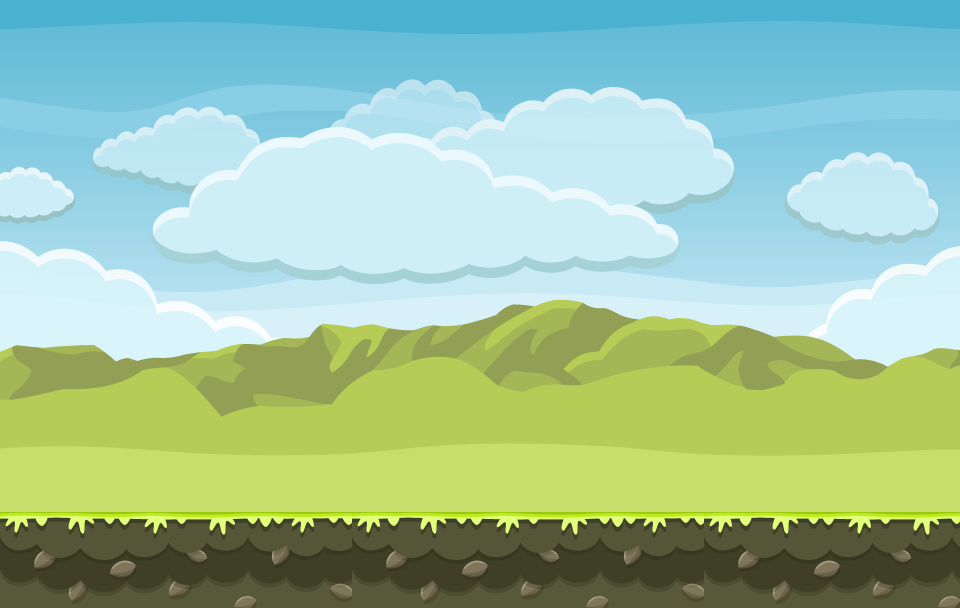

This is a level from a 2D game, rendered from its Tiled map with the project's own tilesets. A one-line summary and the complete map file follow:
An orthogonal 30x19 tile map with 32x32 px tiles, 1 tile layer (Background), 2 tilesets and 13 objects.

<map version="1.10" tiledversion="1.11.0" orientation="orthogonal" renderorder="right-down" width="30" height="19" tilewidth="32" tileheight="32" infinite="0" nextlayerid="5" nextobjectid="14">
 <tileset firstgid="1" source="background.tsx" />
 <tileset firstgid="1345" source="background2.tsx" />
 <layer id="1" name="Background" width="30" height="19">
  <data encoding="csv">
44,45,46,47,48,49,50,51,52,53,54,55,56,57,58,59,60,61,62,63,64,65,66,67,68,69,70,71,72,73,
86,87,88,89,90,91,92,93,94,95,96,97,98,99,100,101,102,103,104,105,106,107,108,109,110,111,112,113,114,115,
128,129,130,131,132,133,134,135,136,137,138,139,140,141,142,143,144,145,146,147,148,149,150,151,152,153,154,155,156,157,
170,171,172,173,174,175,176,177,178,179,180,181,182,183,184,185,186,187,188,189,190,191,192,193,194,195,196,197,198,199,
212,213,214,215,216,217,218,219,220,221,222,223,224,225,226,227,228,229,230,231,232,233,234,235,236,237,238,239,240,241,
254,255,256,257,258,259,260,261,262,263,264,265,266,267,268,269,270,271,272,273,274,275,276,277,278,279,280,281,282,283,
296,297,298,299,300,301,302,303,304,305,306,307,308,309,310,311,312,313,314,315,316,317,318,319,320,321,322,323,324,325,
338,339,340,341,342,343,344,345,346,347,348,349,350,351,352,353,354,355,356,357,358,359,360,361,362,363,364,365,366,367,
380,381,382,383,384,385,386,387,388,389,390,391,392,393,394,395,396,397,398,399,400,401,402,403,404,405,406,407,408,409,
422,423,424,425,426,427,428,429,430,431,432,433,434,435,436,437,438,439,440,441,442,443,444,445,446,447,448,449,450,451,
464,465,466,467,468,469,470,471,472,473,474,475,476,477,478,479,480,481,482,483,484,485,486,487,488,489,490,491,492,493,
506,507,508,509,510,511,512,513,514,515,516,517,518,519,520,521,522,523,524,525,526,527,528,529,530,531,532,533,534,535,
548,549,550,551,552,553,554,555,556,557,558,559,560,561,562,563,564,565,566,567,568,569,570,571,572,573,574,575,576,577,
590,591,592,593,594,595,596,597,598,599,600,601,602,603,604,605,606,607,608,609,610,611,612,613,614,615,616,617,618,619,
632,633,634,635,636,637,638,639,640,641,642,643,644,645,646,647,648,649,650,651,652,653,654,655,656,657,658,659,660,661,
674,675,676,677,678,679,680,681,682,683,684,685,686,687,688,689,690,691,692,693,694,695,696,697,698,699,700,701,702,703,
2101,2102,2103,2104,2105,2106,2107,2108,2109,2110,2111,2101,2102,2103,2104,2105,2106,2107,2108,2109,2110,2111,2101,2102,2103,2104,2105,2106,2107,2108,
2143,2144,2145,2146,2147,2148,2149,2150,2151,2152,2153,2143,2144,2145,2146,2147,2148,2149,2150,2151,2152,2153,2143,2144,2145,2146,2147,2148,2149,2150,
2185,2186,2187,2188,2189,2190,2191,2192,2193,2194,2195,2185,2186,2187,2188,2189,2190,2191,2192,2193,2194,2195,2185,2186,2187,2188,2189,2190,2191,2192
</data>
 </layer>
 <objectgroup id="2" name="Ground">
  <object id="1" x="0" y="512.402" width="961.348" height="95.183" />
  <object id="10" x="957.27" y="1.50989" width="4.52967" height="510.343" />
  <object id="11" x="0" y="1.50989" width="3.01978" height="510.343" />
  <object id="12" x="1040.31" y="336.705" />
  <object id="13" x="3.01978" y="3.01978" width="936.132" height="6.03956" />
 </objectgroup>
 <objectgroup id="4" name="Blocks">
  <object id="2" x="736.914" y="449.642" width="62.4503" height="62.4503" />
  <object id="3" x="802.771" y="453.049" width="59.0439" height="60.1794" />
  <object id="4" x="866.356" y="448.507" width="61.3149" height="65.8567" />
  <object id="5" x="800.5" y="320.2" width="64.7212" height="64.7212" />
  <object id="6" x="735.778" y="256.614" width="65.8567" height="63.5858" />
  <object id="7" x="864.085" y="255.479" width="65.8567" height="64.7212" />
  <object id="8" x="735.778" y="383.786" width="63.5858" height="62.4503" />
  <object id="9" x="865.221" y="386.057" width="63.5858" height="61.3149" />
 </objectgroup>
</map>